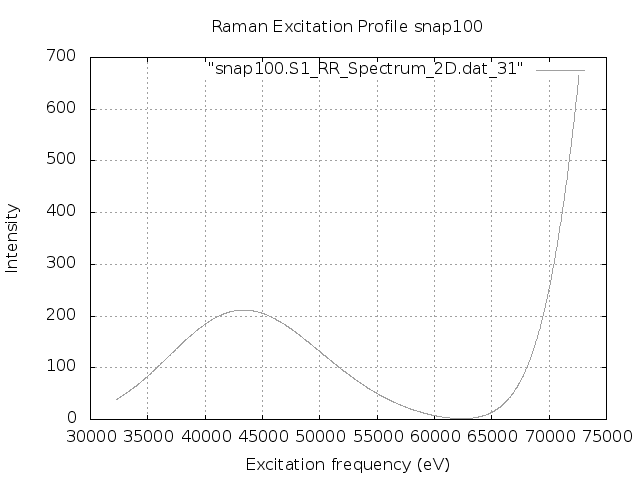

This figure's gnuplot source:
set terminal png
set output "snap100.S1.REP.png"
set xlabel 'Excitation frequency (eV)'
set ylabel 'Intensity'
set title "Raman Excitation Profile snap100"
set grid
set autoscale
plot "snap100.S1_RR_Spectrum_2D.dat_31" with lines lc "blue"
exit
